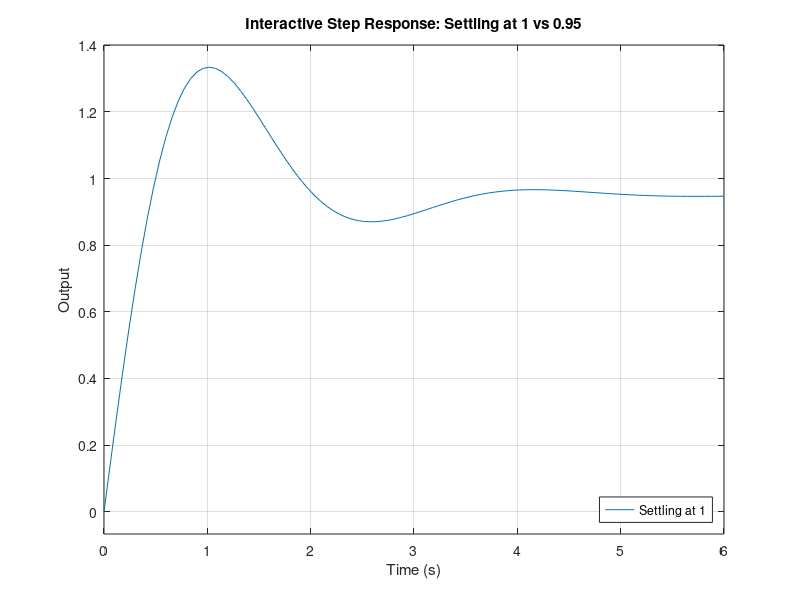

The MATLAB source for this figure: (Note: this script raises an error after producing the figure.)
%% Interactive step response comparison: final value 1 vs 0.95

clc; clear; close all;

% Original transfer function numerator and denominator
num_orig = 5 * [1 2];
den = [1 2 5];
G_temp = tf(num_orig, den);

% --------------------- System 1: Settles at 1 ---------------------
desired_ss1 = 1;
dc_gain = dcgain(G_temp);
num1 = num_orig * (desired_ss1 / dc_gain);
G1 = tf(num1, den);

% --------------------- System 2: Settles at 0.95 ---------------------
desired_ss2 = 0.95;
num2 = num_orig * (desired_ss2 / dc_gain);
G2 = tf(num2, den);

% --------------------- Interactive step response ---------------------
figure('Name','Interactive Step Response Comparison','NumberTitle','off');
hold on;
grid on;

% Plot system 1
step(G1);     % MATLAB interactive step response viewer
% Plot system 2 on the same figure
step(G2);

title('Interactive Step Response: Settling at 1 vs 0.95');
xlabel('Time (s)');
ylabel('Output');
legend('Settling at 1','Settling at 0.95','Location','southeast');

% Enable data cursor to click and inspect overshoot, rise time, steady-state, etc.
datacursormode on;

% Print step info in command window
info1 = stepinfo(G1);
info2 = stepinfo(G2);
disp('System 1 (final value = 1) Step Info:'); disp(info1);
disp('System 2 (final value = 0.95) Step Info:'); disp(info2);

% Print final values and steady-state errors
final1 = dcgain(G1);
final2 = dcgain(G2);
fprintf('System 1 final value: %.3f, Steady-state error: %.3f\n', final1, 1-final1);
fprintf('System 2 final value: %.3f, Steady-state error: %.3f\n', final2, 1-final2);
